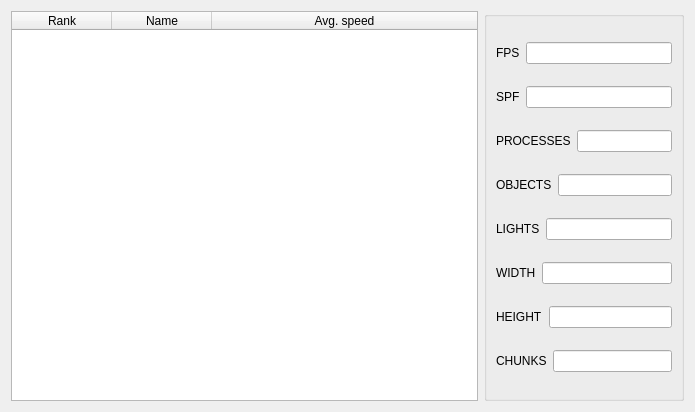
<?xml version="1.0" encoding="UTF-8"?>
<ui version="4.0">
 <class>StatisticsWindow</class>
 <widget class="QDialog" name="StatisticsWindow">
  <property name="geometry">
   <rect>
    <x>0</x>
    <y>0</y>
    <width>695</width>
    <height>412</height>
   </rect>
  </property>
  <property name="windowTitle">
   <string>Dialog</string>
  </property>
  <layout class="QHBoxLayout" name="horizontalLayout">
   <item>
    <widget class="QTableWidget" name="tableWidget">
     <property name="sizePolicy">
      <sizepolicy hsizetype="Expanding" vsizetype="Expanding">
       <horstretch>0</horstretch>
       <verstretch>0</verstretch>
      </sizepolicy>
     </property>
     <property name="focusPolicy">
      <enum>Qt::NoFocus</enum>
     </property>
     <property name="horizontalScrollBarPolicy">
      <enum>Qt::ScrollBarAlwaysOff</enum>
     </property>
     <property name="selectionMode">
      <enum>QAbstractItemView::NoSelection</enum>
     </property>
     <property name="textElideMode">
      <enum>Qt::ElideMiddle</enum>
     </property>
     <attribute name="horizontalHeaderCascadingSectionResizes">
      <bool>false</bool>
     </attribute>
     <attribute name="horizontalHeaderStretchLastSection">
      <bool>true</bool>
     </attribute>
     <attribute name="verticalHeaderVisible">
      <bool>false</bool>
     </attribute>
     <column>
      <property name="text">
       <string>Rank</string>
      </property>
     </column>
     <column>
      <property name="text">
       <string>Name</string>
      </property>
     </column>
     <column>
      <property name="text">
       <string>Avg. speed</string>
      </property>
     </column>
    </widget>
   </item>
   <item>
    <widget class="QGroupBox" name="groupBox">
     <property name="enabled">
      <bool>true</bool>
     </property>
     <property name="sizePolicy">
      <sizepolicy hsizetype="Minimum" vsizetype="Minimum">
       <horstretch>0</horstretch>
       <verstretch>0</verstretch>
      </sizepolicy>
     </property>
     <property name="maximumSize">
      <size>
       <width>200</width>
       <height>16777215</height>
      </size>
     </property>
     <property name="title">
      <string/>
     </property>
     <layout class="QVBoxLayout" name="verticalLayout">
      <property name="leftMargin">
       <number>9</number>
      </property>
      <property name="topMargin">
       <number>9</number>
      </property>
      <item>
       <layout class="QHBoxLayout" name="horizontalLayout_2">
        <item>
         <widget class="QLabel" name="label_fps">
          <property name="text">
           <string>FPS</string>
          </property>
         </widget>
        </item>
        <item>
         <widget class="QLineEdit" name="lineEdit_fps">
          <property name="sizePolicy">
           <sizepolicy hsizetype="Expanding" vsizetype="Fixed">
            <horstretch>0</horstretch>
            <verstretch>0</verstretch>
           </sizepolicy>
          </property>
          <property name="focusPolicy">
           <enum>Qt::NoFocus</enum>
          </property>
          <property name="alignment">
           <set>Qt::AlignCenter</set>
          </property>
          <property name="readOnly">
           <bool>true</bool>
          </property>
         </widget>
        </item>
       </layout>
      </item>
      <item>
       <layout class="QHBoxLayout" name="horizontalLayout_5">
        <item>
         <widget class="QLabel" name="label_spf">
          <property name="text">
           <string>SPF</string>
          </property>
         </widget>
        </item>
        <item>
         <widget class="QLineEdit" name="lineEdit_spf">
          <property name="focusPolicy">
           <enum>Qt::NoFocus</enum>
          </property>
          <property name="alignment">
           <set>Qt::AlignCenter</set>
          </property>
          <property name="readOnly">
           <bool>true</bool>
          </property>
         </widget>
        </item>
       </layout>
      </item>
      <item>
       <layout class="QHBoxLayout" name="horizontalLayout_3">
        <item>
         <widget class="QLabel" name="label_proc">
          <property name="text">
           <string>PROCESSES</string>
          </property>
         </widget>
        </item>
        <item>
         <widget class="QLineEdit" name="lineEdit_proc">
          <property name="focusPolicy">
           <enum>Qt::NoFocus</enum>
          </property>
          <property name="alignment">
           <set>Qt::AlignCenter</set>
          </property>
          <property name="readOnly">
           <bool>true</bool>
          </property>
         </widget>
        </item>
       </layout>
      </item>
      <item>
       <layout class="QHBoxLayout" name="horizontalLayout_8">
        <item>
         <widget class="QLabel" name="label_obj">
          <property name="text">
           <string>OBJECTS</string>
          </property>
         </widget>
        </item>
        <item>
         <widget class="QLineEdit" name="lineEdit_obj">
          <property name="focusPolicy">
           <enum>Qt::NoFocus</enum>
          </property>
          <property name="alignment">
           <set>Qt::AlignCenter</set>
          </property>
          <property name="readOnly">
           <bool>true</bool>
          </property>
         </widget>
        </item>
       </layout>
      </item>
      <item>
       <layout class="QHBoxLayout" name="horizontalLayout_4">
        <item>
         <widget class="QLabel" name="label_lights">
          <property name="text">
           <string>LIGHTS</string>
          </property>
         </widget>
        </item>
        <item>
         <widget class="QLineEdit" name="lineEdit_lights">
          <property name="sizePolicy">
           <sizepolicy hsizetype="Expanding" vsizetype="Fixed">
            <horstretch>0</horstretch>
            <verstretch>0</verstretch>
           </sizepolicy>
          </property>
          <property name="focusPolicy">
           <enum>Qt::NoFocus</enum>
          </property>
          <property name="alignment">
           <set>Qt::AlignCenter</set>
          </property>
          <property name="readOnly">
           <bool>true</bool>
          </property>
         </widget>
        </item>
       </layout>
      </item>
      <item>
       <layout class="QHBoxLayout" name="horizontalLayout_7">
        <item>
         <widget class="QLabel" name="label_width">
          <property name="text">
           <string>WIDTH</string>
          </property>
         </widget>
        </item>
        <item>
         <widget class="QLineEdit" name="lineEdit_width">
          <property name="focusPolicy">
           <enum>Qt::NoFocus</enum>
          </property>
          <property name="alignment">
           <set>Qt::AlignCenter</set>
          </property>
          <property name="readOnly">
           <bool>true</bool>
          </property>
         </widget>
        </item>
       </layout>
      </item>
      <item>
       <layout class="QHBoxLayout" name="horizontalLayout_6">
        <item>
         <widget class="QLabel" name="label_height">
          <property name="text">
           <string>HEIGHT</string>
          </property>
         </widget>
        </item>
        <item>
         <widget class="QLineEdit" name="lineEdit_height">
          <property name="focusPolicy">
           <enum>Qt::NoFocus</enum>
          </property>
          <property name="alignment">
           <set>Qt::AlignCenter</set>
          </property>
          <property name="readOnly">
           <bool>true</bool>
          </property>
         </widget>
        </item>
       </layout>
      </item>
      <item>
       <layout class="QHBoxLayout" name="horizontalLayout_9">
        <item>
         <widget class="QLabel" name="label_chunks">
          <property name="text">
           <string>CHUNKS</string>
          </property>
         </widget>
        </item>
        <item>
         <widget class="QLineEdit" name="lineEdit_chunks">
          <property name="focusPolicy">
           <enum>Qt::NoFocus</enum>
          </property>
          <property name="alignment">
           <set>Qt::AlignCenter</set>
          </property>
          <property name="readOnly">
           <bool>true</bool>
          </property>
         </widget>
        </item>
       </layout>
      </item>
     </layout>
    </widget>
   </item>
  </layout>
 </widget>
 <resources/>
 <connections/>
</ui>
